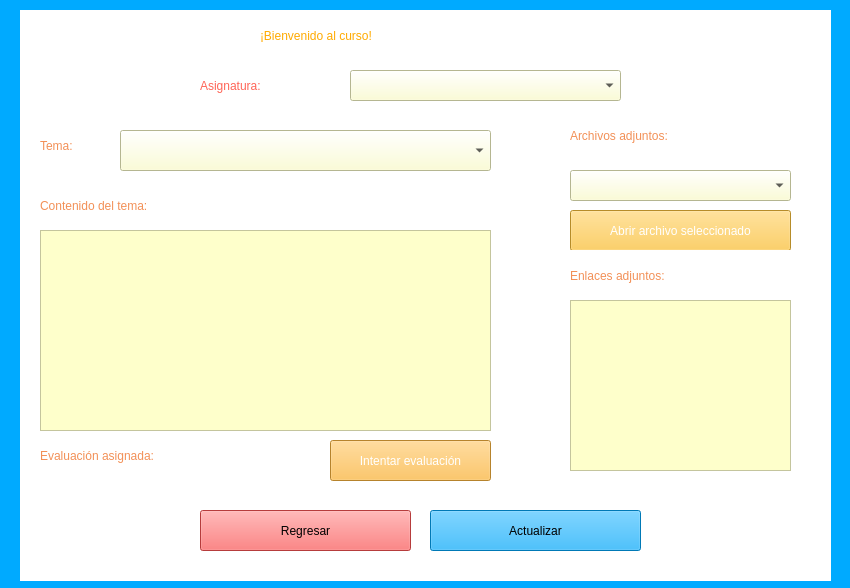
<?xml version="1.0" encoding="UTF-8"?>
<ui version="4.0">
 <class>matriMate</class>
 <widget class="QWidget" name="matriMate">
  <property name="geometry">
   <rect>
    <x>0</x>
    <y>0</y>
    <width>850</width>
    <height>588</height>
   </rect>
  </property>
  <property name="windowTitle">
   <string>Form</string>
  </property>
  <property name="styleSheet">
   <string notr="true">background-color: rgb(0, 170, 255);</string>
  </property>
  <widget class="QLabel" name="label">
   <property name="geometry">
    <rect>
     <x>20</x>
     <y>10</y>
     <width>811</width>
     <height>571</height>
    </rect>
   </property>
   <property name="styleSheet">
    <string notr="true">background-color: rgb(255, 255, 255);</string>
   </property>
   <property name="text">
    <string/>
   </property>
  </widget>
  <widget class="QLabel" name="label_2">
   <property name="geometry">
    <rect>
     <x>570</x>
     <y>110</y>
     <width>231</width>
     <height>51</height>
    </rect>
   </property>
   <property name="styleSheet">
    <string notr="true">color: rgb(242, 144, 87);
font: 700 18pt &quot;Segoe UI&quot;;

background-color: rgb(255, 255, 255);
</string>
   </property>
   <property name="text">
    <string>Archivos adjuntos:</string>
   </property>
  </widget>
  <widget class="QPushButton" name="botonEntendidoArchivo">
   <property name="geometry">
    <rect>
     <x>200</x>
     <y>510</y>
     <width>211</width>
     <height>41</height>
    </rect>
   </property>
   <property name="styleSheet">
    <string notr="true">font: 700 12pt &quot;Segoe UI&quot;;
background-color: rgb(255, 84, 84);
color: rgb(0, 0, 0);</string>
   </property>
   <property name="text">
    <string>Regresar</string>
   </property>
  </widget>
  <widget class="QComboBox" name="comboBoxArchivos">
   <property name="geometry">
    <rect>
     <x>570</x>
     <y>170</y>
     <width>221</width>
     <height>31</height>
    </rect>
   </property>
   <property name="styleSheet">
    <string notr="true">background-color: rgb(254, 255, 203);</string>
   </property>
  </widget>
  <widget class="QPushButton" name="botonAbrirArchivo">
   <property name="geometry">
    <rect>
     <x>570</x>
     <y>210</y>
     <width>221</width>
     <height>41</height>
    </rect>
   </property>
   <property name="styleSheet">
    <string notr="true">color: rgb(255, 255, 255);
background-color: rgb(255, 196, 58);
font: 700 12pt &quot;Segoe UI&quot;;</string>
   </property>
   <property name="text">
    <string>Abrir archivo seleccionado</string>
   </property>
  </widget>
  <widget class="QLabel" name="label_3">
   <property name="geometry">
    <rect>
     <x>40</x>
     <y>120</y>
     <width>71</width>
     <height>51</height>
    </rect>
   </property>
   <property name="styleSheet">
    <string notr="true">color: rgb(242, 144, 87);
font: 700 18pt &quot;Segoe UI&quot;;

background-color: rgb(255, 255, 255);
</string>
   </property>
   <property name="text">
    <string>Tema:</string>
   </property>
  </widget>
  <widget class="QLabel" name="label_4">
   <property name="geometry">
    <rect>
     <x>40</x>
     <y>180</y>
     <width>251</width>
     <height>51</height>
    </rect>
   </property>
   <property name="styleSheet">
    <string notr="true">color: rgb(242, 144, 87);
font: 700 18pt &quot;Segoe UI&quot;;

background-color: rgb(255, 255, 255);
</string>
   </property>
   <property name="text">
    <string>Contenido del tema:</string>
   </property>
  </widget>
  <widget class="QLabel" name="label_5">
   <property name="geometry">
    <rect>
     <x>260</x>
     <y>10</y>
     <width>331</width>
     <height>51</height>
    </rect>
   </property>
   <property name="styleSheet">
    <string notr="true">color: rgb(255, 170, 0);
font: 700 24pt &quot;Segoe UI&quot;;

background-color: rgb(255, 255, 255);
</string>
   </property>
   <property name="text">
    <string>¡Bienvenido al curso!</string>
   </property>
  </widget>
  <widget class="QLabel" name="label_6">
   <property name="geometry">
    <rect>
     <x>570</x>
     <y>250</y>
     <width>231</width>
     <height>51</height>
    </rect>
   </property>
   <property name="styleSheet">
    <string notr="true">color: rgb(242, 144, 87);
font: 700 18pt &quot;Segoe UI&quot;;

background-color: rgb(255, 255, 255);
</string>
   </property>
   <property name="text">
    <string>Enlaces adjuntos:</string>
   </property>
  </widget>
  <widget class="QLabel" name="label_7">
   <property name="geometry">
    <rect>
     <x>40</x>
     <y>430</y>
     <width>261</width>
     <height>51</height>
    </rect>
   </property>
   <property name="styleSheet">
    <string notr="true">color: rgb(242, 144, 87);
font: 700 18pt &quot;Segoe UI&quot;;

background-color: rgb(255, 255, 255);
</string>
   </property>
   <property name="text">
    <string>Evaluación asignada:</string>
   </property>
  </widget>
  <widget class="QListView" name="listaEnlaces">
   <property name="geometry">
    <rect>
     <x>570</x>
     <y>300</y>
     <width>221</width>
     <height>171</height>
    </rect>
   </property>
   <property name="styleSheet">
    <string notr="true">background-color: rgb(254, 255, 203);</string>
   </property>
  </widget>
  <widget class="QPushButton" name="intentarEvaluacion">
   <property name="geometry">
    <rect>
     <x>330</x>
     <y>440</y>
     <width>161</width>
     <height>41</height>
    </rect>
   </property>
   <property name="styleSheet">
    <string notr="true">font: 700 12pt &quot;Segoe UI&quot;;
color: rgb(255, 255, 255);
background-color: rgb(255, 184, 61);</string>
   </property>
   <property name="text">
    <string>Intentar evaluación</string>
   </property>
  </widget>
  <widget class="QPushButton" name="cargarEnlaces">
   <property name="geometry">
    <rect>
     <x>430</x>
     <y>510</y>
     <width>211</width>
     <height>41</height>
    </rect>
   </property>
   <property name="styleSheet">
    <string notr="true">font: 700 12pt &quot;Segoe UI&quot;;
background-color: rgb(0, 170, 255);
color: rgb(0, 0, 0);</string>
   </property>
   <property name="text">
    <string>Actualizar</string>
   </property>
  </widget>
  <widget class="QComboBox" name="tituloRelleno">
   <property name="geometry">
    <rect>
     <x>120</x>
     <y>130</y>
     <width>371</width>
     <height>41</height>
    </rect>
   </property>
   <property name="styleSheet">
    <string notr="true">background-color: rgb(254, 255, 203);</string>
   </property>
  </widget>
  <widget class="QTextEdit" name="descripcionRelleno">
   <property name="geometry">
    <rect>
     <x>40</x>
     <y>230</y>
     <width>451</width>
     <height>201</height>
    </rect>
   </property>
   <property name="styleSheet">
    <string notr="true">background-color: rgb(254, 255, 203);</string>
   </property>
  </widget>
  <widget class="QLabel" name="label_8">
   <property name="geometry">
    <rect>
     <x>200</x>
     <y>60</y>
     <width>141</width>
     <height>51</height>
    </rect>
   </property>
   <property name="styleSheet">
    <string notr="true">font: 700 18pt &quot;Segoe UI&quot;;
color: rgb(255, 101, 87);

background-color: rgb(255, 255, 255);
</string>
   </property>
   <property name="text">
    <string>Asignatura:</string>
   </property>
  </widget>
  <widget class="QComboBox" name="asignatura">
   <property name="geometry">
    <rect>
     <x>350</x>
     <y>70</y>
     <width>271</width>
     <height>31</height>
    </rect>
   </property>
   <property name="styleSheet">
    <string notr="true">background-color: rgb(254, 255, 203);</string>
   </property>
  </widget>
 </widget>
 <resources/>
 <connections/>
</ui>
